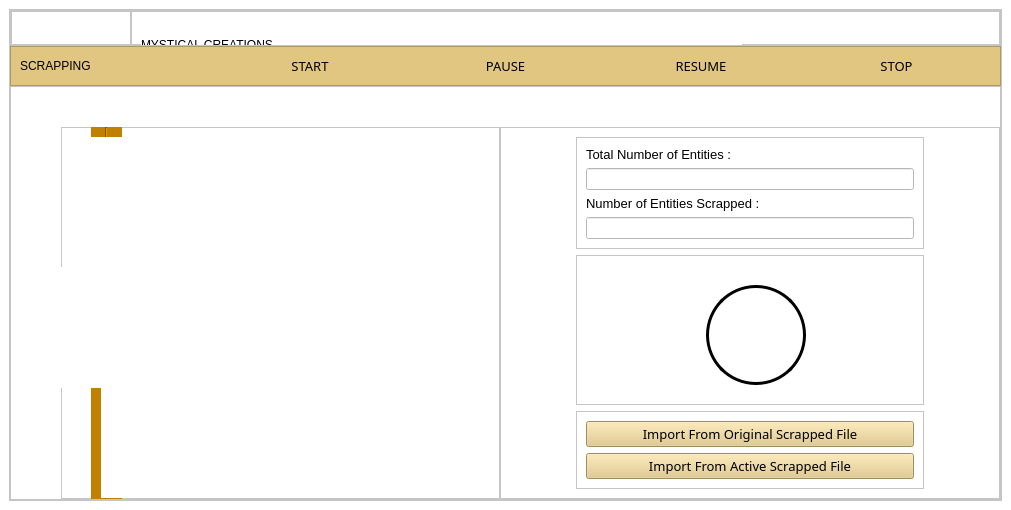
<?xml version="1.0" encoding="UTF-8"?>
<ui version="4.0">
 <class>ScrappingWindow</class>
 <widget class="QMainWindow" name="ScrappingWindow">
  <property name="geometry">
   <rect>
    <x>0</x>
    <y>0</y>
    <width>1011</width>
    <height>509</height>
   </rect>
  </property>
  <property name="windowTitle">
   <string>Scrapping Progress</string>
  </property>
  <property name="styleSheet">
   <string notr="true">background-color: rgb(255, 255, 255);</string>
  </property>
  <widget class="QWidget" name="centralwidget">
   <layout class="QVBoxLayout" name="verticalLayout">
    <item>
     <widget class="QFrame" name="frame">
      <property name="frameShape">
       <enum>QFrame::StyledPanel</enum>
      </property>
      <property name="frameShadow">
       <enum>QFrame::Raised</enum>
      </property>
      <layout class="QVBoxLayout" name="verticalLayout_2">
       <property name="spacing">
        <number>0</number>
       </property>
       <property name="leftMargin">
        <number>0</number>
       </property>
       <property name="topMargin">
        <number>0</number>
       </property>
       <property name="rightMargin">
        <number>0</number>
       </property>
       <property name="bottomMargin">
        <number>0</number>
       </property>
       <item>
        <widget class="QFrame" name="frame_2">
         <property name="maximumSize">
          <size>
           <width>16777215</width>
           <height>95</height>
          </size>
         </property>
         <property name="frameShape">
          <enum>QFrame::StyledPanel</enum>
         </property>
         <property name="frameShadow">
          <enum>QFrame::Raised</enum>
         </property>
         <layout class="QHBoxLayout" name="horizontalLayout">
          <property name="spacing">
           <number>0</number>
          </property>
          <property name="leftMargin">
           <number>0</number>
          </property>
          <property name="topMargin">
           <number>0</number>
          </property>
          <property name="rightMargin">
           <number>0</number>
          </property>
          <property name="bottomMargin">
           <number>0</number>
          </property>
          <item>
           <widget class="QFrame" name="frame_5">
            <property name="maximumSize">
             <size>
              <width>120</width>
              <height>16777215</height>
             </size>
            </property>
            <property name="frameShape">
             <enum>QFrame::StyledPanel</enum>
            </property>
            <property name="frameShadow">
             <enum>QFrame::Raised</enum>
            </property>
            <layout class="QHBoxLayout" name="horizontalLayout_2">
             <item>
              <widget class="QLabel" name="label2">
               <property name="styleSheet">
                <string notr="true">background-image:url(:/resource/graphics/Auc_Store.jpg)</string>
               </property>
               <property name="text">
                <string/>
               </property>
               <property name="pixmap">
                <pixmap resource="project.qrc">:/resource/graphics/Auc_Store.jpg</pixmap>
               </property>
               <property name="scaledContents">
                <bool>true</bool>
               </property>
              </widget>
             </item>
            </layout>
           </widget>
          </item>
          <item>
           <widget class="QFrame" name="frame_6">
            <property name="frameShape">
             <enum>QFrame::StyledPanel</enum>
            </property>
            <property name="frameShadow">
             <enum>QFrame::Raised</enum>
            </property>
            <widget class="QLabel" name="label1">
             <property name="geometry">
              <rect>
               <x>10</x>
               <y>13</y>
               <width>601</width>
               <height>41</height>
              </rect>
             </property>
             <property name="styleSheet">
              <string notr="true">font: 20pt &quot;MS Reference Sans Serif&quot;;
</string>
             </property>
             <property name="text">
              <string>MYSTICAL CREATIONS</string>
             </property>
            </widget>
            <widget class="QLabel" name="label3">
             <property name="geometry">
              <rect>
               <x>10</x>
               <y>60</y>
               <width>891</width>
               <height>21</height>
              </rect>
             </property>
             <property name="styleSheet">
              <string notr="true">font: 10pt &quot;Times New Roman&quot;;
COLOR:rgb(194, 129, 0);</string>
             </property>
             <property name="text">
              <string> WORLD'S VERY FIRST ART EXHIBIT WITH THE FINEST PAINTINGS FROM AROUND THE GLOBE</string>
             </property>
            </widget>
           </widget>
          </item>
         </layout>
        </widget>
       </item>
       <item>
        <widget class="QFrame" name="frame_3">
         <property name="maximumSize">
          <size>
           <width>16777215</width>
           <height>60</height>
          </size>
         </property>
         <property name="styleSheet">
          <string notr="true">background-color:rgb(225, 198, 129)</string>
         </property>
         <property name="frameShape">
          <enum>QFrame::StyledPanel</enum>
         </property>
         <property name="frameShadow">
          <enum>QFrame::Raised</enum>
         </property>
         <layout class="QHBoxLayout" name="horizontalLayout_3">
          <item>
           <widget class="QLabel" name="label1_2">
            <property name="styleSheet">
             <string notr="true">font: 18pt &quot;MS Reference Sans Serif&quot;;
</string>
            </property>
            <property name="text">
             <string>SCRAPPING</string>
            </property>
           </widget>
          </item>
          <item>
           <widget class="QPushButton" name="btnStart">
            <property name="minimumSize">
             <size>
              <width>80</width>
              <height>20</height>
             </size>
            </property>
            <property name="font">
             <font>
              <family>MS Reference Sans Serif</family>
              <pointsize>10</pointsize>
             </font>
            </property>
            <property name="styleSheet">
             <string notr="true">QPushButton:hover{
border: 2px solid rgb(217, 145, 48);
}</string>
            </property>
            <property name="text">
             <string>START</string>
            </property>
            <property name="flat">
             <bool>true</bool>
            </property>
           </widget>
          </item>
          <item>
           <widget class="QPushButton" name="btnPause">
            <property name="minimumSize">
             <size>
              <width>80</width>
              <height>20</height>
             </size>
            </property>
            <property name="font">
             <font>
              <family>MS Reference Sans Serif</family>
              <pointsize>10</pointsize>
             </font>
            </property>
            <property name="styleSheet">
             <string notr="true">QPushButton:hover{
border: 2px solid rgb(217, 145, 48);
}</string>
            </property>
            <property name="text">
             <string>PAUSE</string>
            </property>
            <property name="flat">
             <bool>true</bool>
            </property>
           </widget>
          </item>
          <item>
           <widget class="QPushButton" name="btnResume">
            <property name="minimumSize">
             <size>
              <width>80</width>
              <height>20</height>
             </size>
            </property>
            <property name="font">
             <font>
              <family>MS Reference Sans Serif</family>
              <pointsize>10</pointsize>
             </font>
            </property>
            <property name="styleSheet">
             <string notr="true">QPushButton:hover{
border: 2px solid rgb(217, 145, 48);
}</string>
            </property>
            <property name="text">
             <string>RESUME</string>
            </property>
            <property name="flat">
             <bool>true</bool>
            </property>
           </widget>
          </item>
          <item>
           <widget class="QPushButton" name="btnStop">
            <property name="minimumSize">
             <size>
              <width>80</width>
              <height>20</height>
             </size>
            </property>
            <property name="font">
             <font>
              <family>MS Reference Sans Serif</family>
              <pointsize>10</pointsize>
             </font>
            </property>
            <property name="styleSheet">
             <string notr="true">QPushButton:hover{
border: 2px solid rgb(217, 145, 48);
}</string>
            </property>
            <property name="text">
             <string>STOP</string>
            </property>
            <property name="flat">
             <bool>true</bool>
            </property>
           </widget>
          </item>
         </layout>
        </widget>
       </item>
       <item>
        <widget class="QFrame" name="frame_4">
         <property name="frameShape">
          <enum>QFrame::StyledPanel</enum>
         </property>
         <property name="frameShadow">
          <enum>QFrame::Raised</enum>
         </property>
         <layout class="QHBoxLayout" name="horizontalLayout_4">
          <property name="spacing">
           <number>0</number>
          </property>
          <property name="leftMargin">
           <number>50</number>
          </property>
          <property name="topMargin">
           <number>40</number>
          </property>
          <property name="rightMargin">
           <number>0</number>
          </property>
          <property name="bottomMargin">
           <number>0</number>
          </property>
          <item>
           <widget class="QFrame" name="frame_7">
            <property name="minimumSize">
             <size>
              <width>0</width>
              <height>0</height>
             </size>
            </property>
            <property name="maximumSize">
             <size>
              <width>500</width>
              <height>16777215</height>
             </size>
            </property>
            <property name="frameShape">
             <enum>QFrame::StyledPanel</enum>
            </property>
            <property name="frameShadow">
             <enum>QFrame::Raised</enum>
            </property>
            <widget class="Line" name="line1">
             <property name="geometry">
              <rect>
               <x>30</x>
               <y>0</y>
               <width>31</width>
               <height>391</height>
              </rect>
             </property>
             <property name="styleSheet">
              <string notr="true">background-color:rgb(193, 129, 0);</string>
             </property>
             <property name="orientation">
              <enum>Qt::Vertical</enum>
             </property>
            </widget>
            <widget class="QLabel" name="label5">
             <property name="geometry">
              <rect>
               <x>20</x>
               <y>10</y>
               <width>271</width>
               <height>151</height>
              </rect>
             </property>
             <property name="styleSheet">
              <string notr="true">background-image:url(:/resource/graphics/I2.jpg)</string>
             </property>
             <property name="text">
              <string/>
             </property>
             <property name="pixmap">
              <pixmap resource="project.qrc">:/resource/graphics/I2.jpg</pixmap>
             </property>
             <property name="scaledContents">
              <bool>true</bool>
             </property>
            </widget>
            <widget class="QLabel" name="label6">
             <property name="geometry">
              <rect>
               <x>200</x>
               <y>190</y>
               <width>201</width>
               <height>171</height>
              </rect>
             </property>
             <property name="styleSheet">
              <string notr="true">background-image:url(:/resource/graphics/I3.jpg)</string>
             </property>
             <property name="text">
              <string/>
             </property>
             <property name="pixmap">
              <pixmap resource="project.qrc">:/resource/graphics/I3.jpg</pixmap>
             </property>
             <property name="scaledContents">
              <bool>true</bool>
             </property>
            </widget>
            <widget class="QLabel" name="label7">
             <property name="geometry">
              <rect>
               <x>40</x>
               <y>260</y>
               <width>181</width>
               <height>111</height>
              </rect>
             </property>
             <property name="styleSheet">
              <string notr="true">background-image:url(:/resource/graphics/I4.jpg)</string>
             </property>
             <property name="text">
              <string/>
             </property>
             <property name="pixmap">
              <pixmap resource="project.qrc">:/resource/graphics/I4.jpg</pixmap>
             </property>
             <property name="scaledContents">
              <bool>true</bool>
             </property>
            </widget>
            <widget class="QLabel" name="label9">
             <property name="geometry">
              <rect>
               <x>270</x>
               <y>30</y>
               <width>151</width>
               <height>201</height>
              </rect>
             </property>
             <property name="styleSheet">
              <string notr="true">background-image:url(:/resource/graphics/I5.jpg)</string>
             </property>
             <property name="text">
              <string/>
             </property>
             <property name="pixmap">
              <pixmap resource="project.qrc">:/resource/graphics/I5.jpg</pixmap>
             </property>
             <property name="scaledContents">
              <bool>true</bool>
             </property>
            </widget>
            <widget class="QLabel" name="label8">
             <property name="geometry">
              <rect>
               <x>0</x>
               <y>140</y>
               <width>201</width>
               <height>121</height>
              </rect>
             </property>
             <property name="styleSheet">
              <string notr="true">background-image:url(:/resource/graphics/I1.jpg)</string>
             </property>
             <property name="text">
              <string/>
             </property>
             <property name="pixmap">
              <pixmap resource="project.qrc">:/resource/graphics/I1.jpg</pixmap>
             </property>
             <property name="scaledContents">
              <bool>true</bool>
             </property>
            </widget>
           </widget>
          </item>
          <item>
           <widget class="QFrame" name="frame_8">
            <property name="minimumSize">
             <size>
              <width>500</width>
              <height>0</height>
             </size>
            </property>
            <property name="maximumSize">
             <size>
              <width>350</width>
              <height>16777215</height>
             </size>
            </property>
            <property name="frameShape">
             <enum>QFrame::StyledPanel</enum>
            </property>
            <property name="frameShadow">
             <enum>QFrame::Raised</enum>
            </property>
            <layout class="QVBoxLayout" name="verticalLayout_3">
             <property name="spacing">
              <number>6</number>
             </property>
             <property name="leftMargin">
              <number>75</number>
             </property>
             <property name="rightMargin">
              <number>75</number>
             </property>
             <item>
              <widget class="QFrame" name="frame_10">
               <property name="frameShape">
                <enum>QFrame::StyledPanel</enum>
               </property>
               <property name="frameShadow">
                <enum>QFrame::Raised</enum>
               </property>
               <layout class="QVBoxLayout" name="verticalLayout_5">
                <item>
                 <widget class="QLabel" name="lblTotalEntities">
                  <property name="font">
                   <font>
                    <family>MS Shell Dlg 2</family>
                    <pointsize>10</pointsize>
                    <weight>50</weight>
                    <italic>false</italic>
                    <bold>false</bold>
                   </font>
                  </property>
                  <property name="styleSheet">
                   <string notr="true">font: 10pt &quot;MS Shell Dlg 2&quot;;</string>
                  </property>
                  <property name="text">
                   <string>Total Number of Entities :</string>
                  </property>
                 </widget>
                </item>
                <item>
                 <widget class="QLineEdit" name="txtTotalEntities">
                  <property name="readOnly">
                   <bool>true</bool>
                  </property>
                 </widget>
                </item>
                <item>
                 <widget class="QLabel" name="lblScrappedEntities">
                  <property name="font">
                   <font>
                    <family>MS Shell Dlg 2</family>
                    <pointsize>10</pointsize>
                    <weight>50</weight>
                    <italic>false</italic>
                    <bold>false</bold>
                   </font>
                  </property>
                  <property name="styleSheet">
                   <string notr="true">font: 10pt &quot;MS Shell Dlg 2&quot;;</string>
                  </property>
                  <property name="text">
                   <string>Number of Entities Scrapped :</string>
                  </property>
                 </widget>
                </item>
                <item>
                 <widget class="QLineEdit" name="txtScrappedEntities">
                  <property name="readOnly">
                   <bool>true</bool>
                  </property>
                 </widget>
                </item>
               </layout>
              </widget>
             </item>
             <item>
              <widget class="QFrame" name="frame_11">
               <property name="minimumSize">
                <size>
                 <width>0</width>
                 <height>150</height>
                </size>
               </property>
               <property name="frameShape">
                <enum>QFrame::StyledPanel</enum>
               </property>
               <property name="frameShadow">
                <enum>QFrame::Raised</enum>
               </property>
               <widget class="QFrame" name="ProgressBar">
                <property name="geometry">
                 <rect>
                  <x>130</x>
                  <y>30</y>
                  <width>100</width>
                  <height>100</height>
                 </rect>
                </property>
                <property name="minimumSize">
                 <size>
                  <width>100</width>
                  <height>100</height>
                 </size>
                </property>
                <property name="maximumSize">
                 <size>
                  <width>100</width>
                  <height>100</height>
                 </size>
                </property>
                <property name="styleSheet">
                 <string notr="true">border: 3px solid;
border-colo: rgb(0, 0, 0);
border-radius: 50</string>
                </property>
                <property name="frameShape">
                 <enum>QFrame::StyledPanel</enum>
                </property>
                <property name="frameShadow">
                 <enum>QFrame::Raised</enum>
                </property>
               </widget>
              </widget>
             </item>
             <item>
              <widget class="QFrame" name="frame_12">
               <property name="minimumSize">
                <size>
                 <width>0</width>
                 <height>0</height>
                </size>
               </property>
               <property name="frameShape">
                <enum>QFrame::StyledPanel</enum>
               </property>
               <property name="frameShadow">
                <enum>QFrame::Raised</enum>
               </property>
               <layout class="QVBoxLayout" name="verticalLayout_4">
                <item>
                 <widget class="QPushButton" name="btnImportOriginal">
                  <property name="minimumSize">
                   <size>
                    <width>0</width>
                    <height>0</height>
                   </size>
                  </property>
                  <property name="maximumSize">
                   <size>
                    <width>16777215</width>
                    <height>16777215</height>
                   </size>
                  </property>
                  <property name="font">
                   <font>
                    <family>MS Reference Sans Serif</family>
                    <pointsize>10</pointsize>
                   </font>
                  </property>
                  <property name="styleSheet">
                   <string notr="true">QPushButton:hover{
border: 2px solid rgb(225, 198,129);
}
QPushButton{
background-color: rgb(225, 198,129);
}</string>
                  </property>
                  <property name="text">
                   <string>Import From Original Scrapped File</string>
                  </property>
                  <property name="autoDefault">
                   <bool>true</bool>
                  </property>
                  <property name="default">
                   <bool>false</bool>
                  </property>
                  <property name="flat">
                   <bool>false</bool>
                  </property>
                 </widget>
                </item>
                <item>
                 <widget class="QPushButton" name="btnImportActive">
                  <property name="minimumSize">
                   <size>
                    <width>0</width>
                    <height>0</height>
                   </size>
                  </property>
                  <property name="maximumSize">
                   <size>
                    <width>16777215</width>
                    <height>16777215</height>
                   </size>
                  </property>
                  <property name="font">
                   <font>
                    <family>MS Reference Sans Serif</family>
                    <pointsize>10</pointsize>
                   </font>
                  </property>
                  <property name="styleSheet">
                   <string notr="true">QPushButton:hover{
border: 2px solid rgb(225, 198,129);
}
QPushButton{
background-color: rgb(225, 198,129);
}</string>
                  </property>
                  <property name="text">
                   <string>Import From Active Scrapped File</string>
                  </property>
                  <property name="autoDefault">
                   <bool>true</bool>
                  </property>
                  <property name="default">
                   <bool>false</bool>
                  </property>
                  <property name="flat">
                   <bool>false</bool>
                  </property>
                 </widget>
                </item>
               </layout>
              </widget>
             </item>
            </layout>
           </widget>
          </item>
         </layout>
        </widget>
       </item>
      </layout>
     </widget>
    </item>
   </layout>
  </widget>
 </widget>
 <resources>
  <include location="project.qrc"/>
 </resources>
 <connections/>
</ui>
